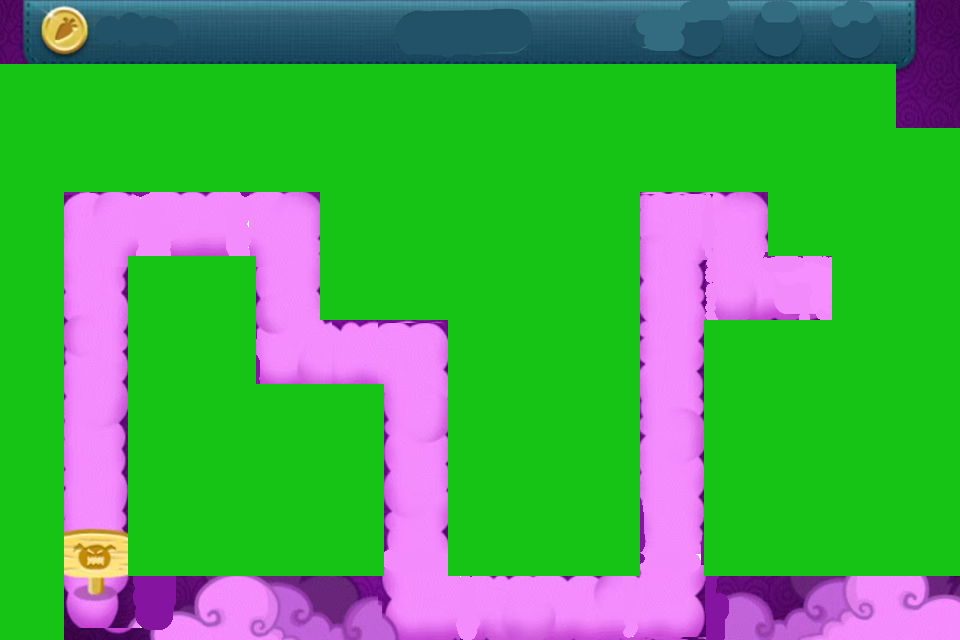

Rendered tile map (Tiled .tmx) drawn with the repository's tilesets; below, a short description and the map source with its tile grids summarised:
An orthogonal 15x10 tile map with 64x64 px tiles, 2 tile layers (map, plantable), 2 tilesets.

<map version="1.10" tiledversion="1.11.0" orientation="orthogonal" renderorder="right-down" width="15" height="10" tilewidth="64" tileheight="64" infinite="0" nextlayerid="3" nextobjectid="1">
 <tileset firstgid="1" name="map" tilewidth="64" tileheight="64" tilecount="150" columns="15">
  <image source="map2.png" width="960" height="640" />
 </tileset>
 <tileset firstgid="151" name="plantable" tilewidth="64" tileheight="64" tilecount="4235" columns="77">
  <image source="plantable.png" width="4961" height="3543" />
 </tileset>
 <layer id="1" name="map" width="15" height="10">
  <data>[150 cells, 150 non-empty, 150 distinct tile ids]</data>
 </layer>
 <layer id="2" name="plantable" width="15" height="10">
  <data>[150 cells, 95 non-empty, 1 distinct tile ids]</data>
 </layer>
</map>